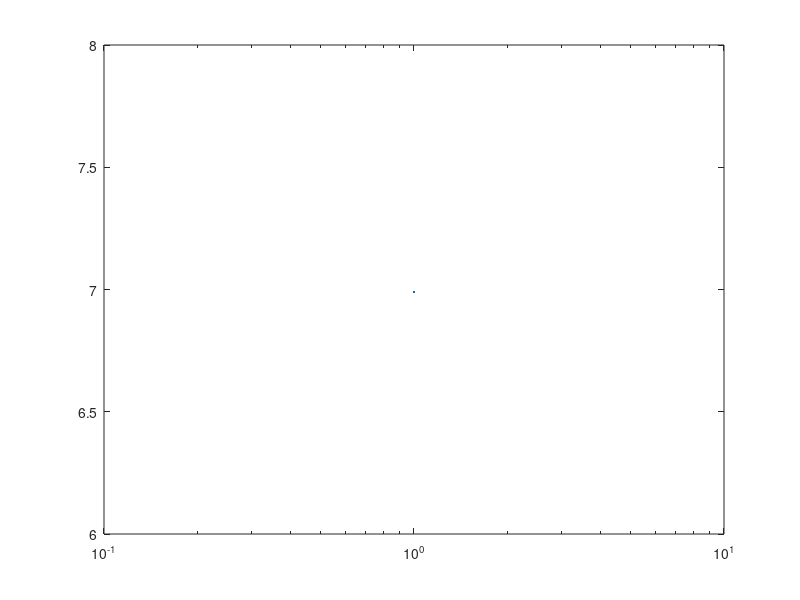

Source code (MATLAB):
% Engineers often measure the ratio of two power measurements in decibels, or dB.
% P2 is the power level being measured
% P1 is some reference power level

P1=1;
P2=input('Enter acceptable power level being measured as milliwatt ');
ratiopower=P2./P1;
dB=10.*(log(ratiopower)./log(10));
fprintf('The ratio of two power measurements in decibels : %3.2f\n',dB);
plot(P1,dB);
semilogx(P1,dB);
